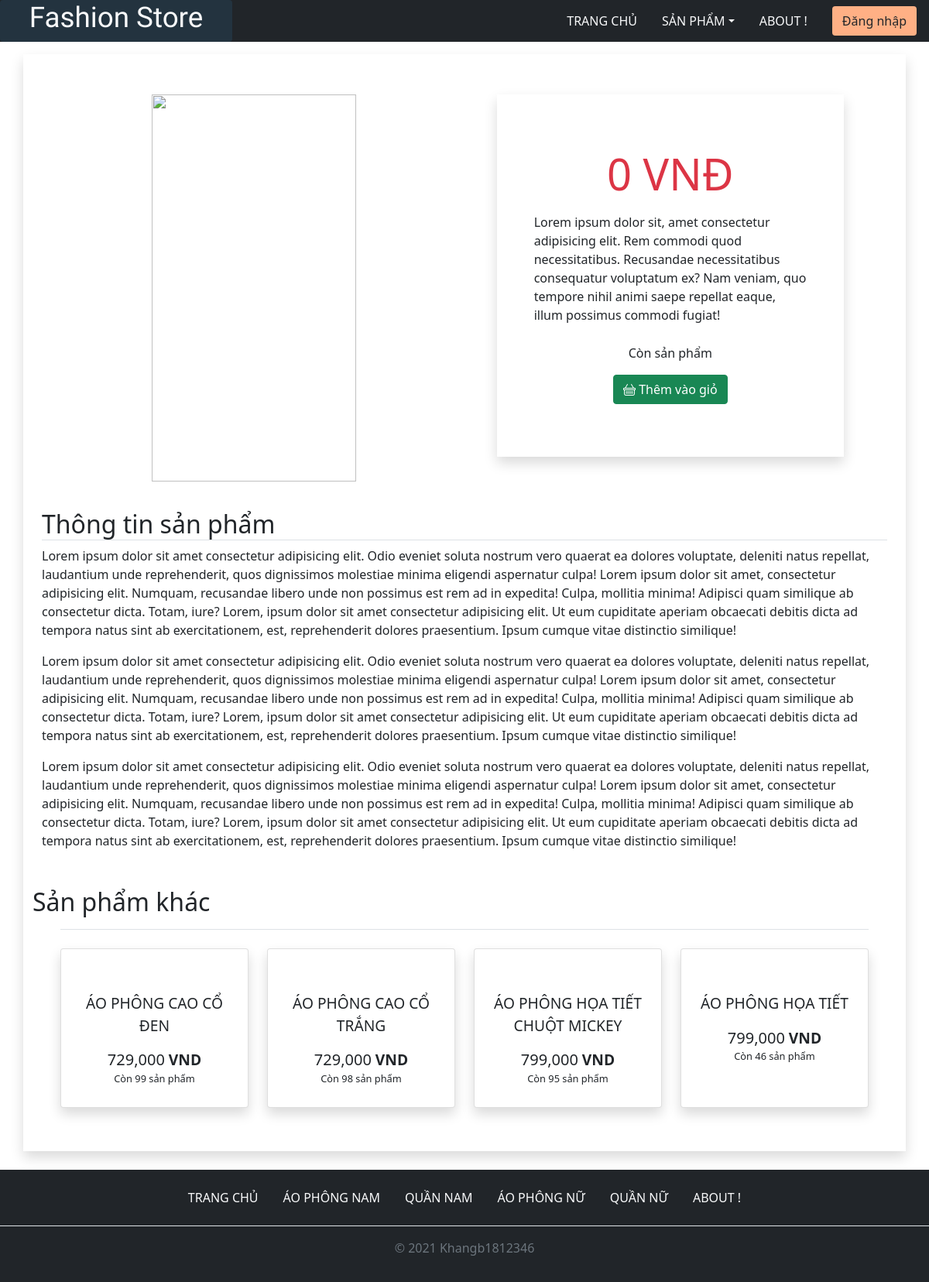
Page /banhang/single_page.php on the committed database.
### tables this page shows
CREATE TABLE `hanghoa` (
  `MSHH` int(10) NOT NULL,
  `TenHH` varchar(50) NOT NULL,
  `QuyCach` varchar(1000) NOT NULL,
  `Gia` int(10) UNSIGNED NOT NULL,
  `SoLuongHang` int(10) UNSIGNED NOT NULL,
  `MaLoaiHang` int(11) NOT NULL,
  `adddate` timestamp NOT NULL DEFAULT current_timestamp(),
  `time_update` timestamp NOT NULL DEFAULT current_timestamp() ON UPDATE current_timestamp()
);

CREATE TABLE `loaihanghoa` (
  `MaLoaiHang` int(11) NOT NULL,
  `TenLoaiHang` varchar(30) NOT NULL,
  `url` varchar(200) NOT NULL COMMENT 'url_img'
);

### banhang/libs/database.php (called while the page is built, shortened)
<?php
function db_get_list($sql)
{
    global $conn;
    $data = array();
    $resul = mysqli_query($conn, $sql);
    while ($row = mysqli_fetch_assoc($resul)) {
        $data[] = $row;
    }
    return $data;
}
function db_get_row($sql)
{
    global $conn;
    $resul = mysqli_query($conn, $sql);
    $row = array();
    if (mysqli_num_rows($resul) > 0) {
        $row = mysqli_fetch_assoc($resul);
    }
    return $row;
}

### banhang/widgets/product/more_product.php (the view)
<?php
require_once('./libs/database.php');
$sql_list = 'SELECT * FROM hanghoa LIMIT 4';
$list = db_get_list($sql_list);
?>
<h2 class="mt-5">Sản phẩm khác</h2>
<div class="container pb-5">
    <div class="container px-4">
        <p class="pb-2 border-bottom"></p>
        <div class=" row row-cols-1 row-cols-lg-4 align-items-stretch g-4 py-2">
            <?php
            foreach ($list as $row) {
                $sql_list_img = 'SELECT url FROM hinhhanghoa WHERE MSHH=' . $row['MSHH'];
                $url_img = db_get_row($sql_list_img);
                echo '<div class="col">
                <div class="card card-cover rounded shadow h-100">
                    <div class="d-flex flex-column h-100 p-1 text-shadow-1">
                        <a href="./single_page.php?id=' . $row['MSHH'] . '" class="btn link-dark h-100">
                            <img src="' . $url_img['url'] . '" alt="" class="img-fluid mb-3" id=url' . $row['MSHH'] . '>
                            <div class="content_item mt-2 ">
                                <p class="name_product mt-3 lh-3" id=ten' . $row['MSHH'] . '>' . $row['TenHH'] . '</p>
                                <h5 class="cost my-2 d-inline" id=gia' . $row['MSHH'] . '>' . number_format($row['Gia'], 0, '.', ',') . '</h5>
                                <span><strong>VND</strong></span>
                                <p class="inventory mb-3" name=' . $row['SoLuongHang'] . '  id=soluonghang' . $row['MSHH'] . '>Còn ' . $row['SoLuongHang'] . ' sản phẩm</p>
                                <p class="intro"></p>
                            </div>
                        </a>
                        <div class="buy_item d-flex w-100 flex-column justify-content-center align-items-center bg-white shadow">
                            <div class="input-group input-group-sm mb-3 w-75">
                                <div class="input-group-prepend">
                                    <span class="input-group-text" id="inputGroup-sizing-sm">
                                        Số lượng:
                                    </span>
                                </div>
                                <input type="number" value=1 min="1" max=' . $row['SoLuongHang'] . ' class="form-control" id=soluong' . $row['MSHH'] . ' aria-label="Small" aria-describedby="inputGroup-sizing-sm">
                            </div>
                            <p class="error text-danger p-0 mb-1"></p>
                            <button class="btn btn-success " id=' . $row['MSHH'] . ' onclick="getInfo(this.id)">
                                <i class="bi bi-basket"></i>
                                <span>Thêm vào giỏ</span>
                            </button>
                        </div>
                    </div>
                </div>
            </div>';
            }
            ?>
        </div>
    </div>
</div>

### banhang/widgets/footer.php (shortened to what this page needs)
<?php
$sql = 'SELECT * FROM LoaiHangHoa';
$resul = db_get_list($sql);
?>
<footer class="py-3 mt-4 bg-dark">
    <ul class="nav justify-content-center border-bottom pb-3 mb-3">
        <li><a href="./index.php" class="nav-link px-3 rounded  btn-outline-secondary link-light upcase">Trang chủ</a></li>
        <?php
        foreach ($resul as $row) {
            echo '<li><a class="nav-link px-3 link-light rounded btn-outline-secondary upcase" href="./category_page.php?id=' . $row['MaLoaiHang'] . '">' . $row['TenLoaiHang'] . '</a></li>';
        }
        ?>
        <li><a href="#" class="nav-link px-3 link-light rounded btn-outline-secondary upcase">About !</a></li>
    </ul>
    <p class="text-center text-muted">&copy; 2021 Khangb1812346</p>
</footer>
</body>
</html>

### banhang/assests/css/style.css (style rules this page uses)
:root { --primary--color:#0984e3; }
.link-dark { font-size: 1.2rem; }
.upcase { text-transform: uppercase; }
.card { position: relative; }
.name_product { font-size: 1.2rem; }
.inventory { font-size: 0.8rem; }

### rows in the picture
hanghoa: TenHH "ÁO PHÔNG CAO CỔ ĐEN", Gia "729,000", SoLuongHang "99"
hanghoa: TenHH "ÁO PHÔNG CAO CỔ TRẮNG", Gia "729,000", SoLuongHang "98"
hanghoa: TenHH "ÁO PHÔNG HỌA TIẾT CHUỘT MICKEY", Gia "799,000", SoLuongHang "95"
hanghoa: TenHH "ÁO PHÔNG HỌA TIẾT", Gia "799,000", SoLuongHang "46"
loaihanghoa: TenLoaiHang "ÁO PHÔNG NAM"
loaihanghoa: TenLoaiHang "QUẦN NAM"
loaihanghoa: TenLoaiHang "ÁO PHÔNG NỮ"
loaihanghoa: TenLoaiHang "QUẦN NỮ"

### other values in the picture
$cost "0"
